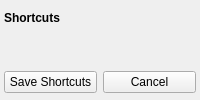
                    <widget class="QWidget" name="shortcutsPage">
                     <layout class="QVBoxLayout" name="verticalLayout_30">
                      <property name="spacing">
                       <number>-1</number>
                      </property>
                      <property name="margin">
                       <number>4</number>
                      </property>
                      <item>
                       <widget class="QLabel" name="label_13">
                        <property name="minimumSize">
                         <size>
                          <width>0</width>
                          <height>25</height>
                         </size>
                        </property>
                        <property name="font">
                         <font>
                          <weight>75</weight>
                          <bold>true</bold>
                         </font>
                        </property>
                        <property name="text">
                         <string>Shortcuts</string>
                        </property>
                       </widget>
                      </item>
                      <item>
                       <widget class="KShortcutsEditor" name="shortcutsEditor"/>
                      </item>
                      <item>
                       <widget class="QWidget" name="widget_2" native="true">
                        <layout class="QHBoxLayout" name="horizontalLayout_19">
                         <property name="margin">
                          <number>0</number>
                         </property>
                         <item>
                          <widget class="QPushButton" name="saveShortcuts">
                           <property name="text">
                            <string>Save Shortcuts</string>
                           </property>
                          </widget>
                         </item>
                         <item>
                          <widget class="QPushButton" name="cancelEditShortcuts">
                           <property name="text">
                            <string>Cancel</string>
                           </property>
                          </widget>
                         </item>
                        </layout>
                       </widget>
                      </item>
                     </layout>
                    </widget>
